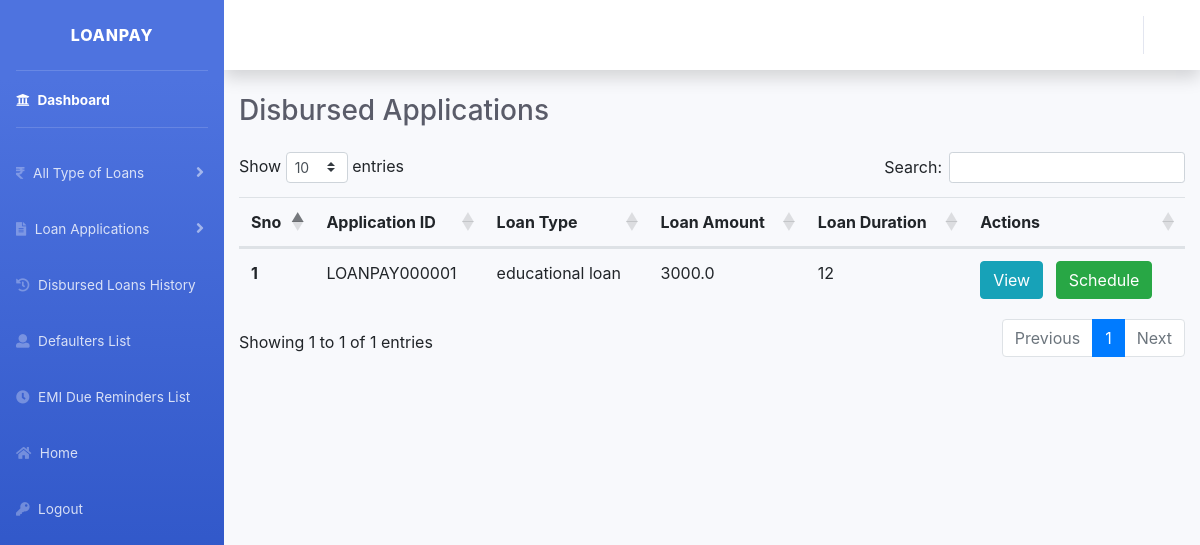
The page /disbursed-loan-applications/ (signed in) on the database its author committed.
### loan_app/models.py (models this page shows)
class LoanApplication(models.Model):
    application_id = models.CharField(max_length=100,null=True,blank=True)
    full_name = models.CharField(max_length=60,null=False,blank=False)
    contact_no = models.CharField(max_length=10,null=False,blank=False)
    pan_no = models.CharField(max_length=10,null=False,blank=False)
    aadhar_no = models.CharField(max_length=12,null=False,blank=False)
    residential_address = models.CharField(max_length=200,null=False,blank=False)
    service_type = models.CharField(max_length=60,null=False,blank=False)
    official_address = models.CharField(max_length=200,null=False,blank=False)
    income = models.CharField(max_length=30,null=False,blank=False)
    existing_loan = models.CharField(max_length=10,null=False,blank=False)
    loan_applied_for = models.ForeignKey(LoanType,on_delete=models.CASCADE,related_name="loan_type")
    expected_loan_amount = models.FloatField(null=False,blank=False)
    expected_loan_tenure = models.CharField(max_length=30,null=False,blank=False)
    collateral_name = models.CharField(max_length=200,null=True,blank=True)
    collateral_value = models.FloatField()
    profile_photo = models.FileField()
    pan_image = models.FileField()
    aadhar_image = models.FileField()
    account_number = models.CharField(max_length=100,null=False,blank=False)
    bank_name = models.CharField(max_length=100,null=False,blank=False)
    bank_ifsc_code = models.CharField(max_length=30,null=False,blank=False)
    remarks = models.CharField(max_length=300,null=True,blank=True)
    reject_reason = models.CharField(max_length=1000,null=True,blank=True)
    loan_application_status = models.CharField(max_length=50,null=True,blank=True,default="Pending",choices =loan_status)
    is_approved = models.BooleanField(default=False)
    approved_date = models.DateTimeField(null=True, blank=True)
    rejected_date = models.DateTimeField(null=True, blank=True)
    is_disbursed = models.BooleanField(default=False)
    disbursed_date = models.DateTimeField(null=True, blank=True)
    first_payment_date = models.DateField(null=True, blank=True)
    tenure_left = models.IntegerField(null=True,blank=True)
    user = models.ForeignKey(User, on_delete=models.CASCADE)
    payment_schedule = models.FileField(null=True, blank=True)
    loan_completed = models.BooleanField(default=False)
    created_on = models.DateTimeField(auto_now_add=True)

class LoanType(models.Model):
    loan_name = models.CharField(max_length=200,null=False,blank=False)
    loan_desc = models.TextField(max_length=1000,null=False,blank=False)
    max_loan_amount = models.FloatField(null=False, blank=False)
    loan_roi = models.FloatField(null=False, blank=False)
    max_loan_duration = models.CharField(max_length=4,null=False, blank=False)
    loan_category = models.CharField(max_length=100,null=False,blank=False,choices=loan_types)
    need_security = models.BooleanField(default=False,null=True,blank=True)
    loan_image = models.FileField()
    created_at = models.DateTimeField(auto_now_add=True)
    updated_at = models.DateTimeField(auto_now=True)
    def __str__(self):
        return self.loan_name

### loan_app/views.py (the view)
# urls.py: path('disbursed-loan-applications/', views.disbursed_loan_application,name="disbursed_loan_application"),
@login_required(login_url='loan_app:login')
def disbursed_loan_application(request):
    user = request.user
    if not user.is_superuser:
        return redirect('loan_app:index')
    else:
        disbursed_loan_applications = LoanApplication.objects.filter(loan_application_status="Disbursed").filter(is_disbursed=True).order_by('-disbursed_date')
        context = {'disbursed_loan_applications':disbursed_loan_applications}
        return render(request, 'disbursed_loan_application.html',context)

### loan_app/templates/disbursed_loan_application.html (shortened to what this page needs)
{% include 'dashboard_base.html' %}
{% load static %}
{% block body %}
<div class="container">
    <div class="d-sm-flex align-items-center justify-content-between">
        <h1 class="h3 mb-0 text-gray-800 mt-4 mb-4">Disbursed Applications</h1>
    </div>
</div>
    <div class="container">
    <table class="table table-hover" id="myTable">
        <thead>
        <tr>
            <th scope="col">Sno</th>
            <th scope="col">Application ID</th>
            <th scope="col">Loan Type</th>
            <th scope="col">Loan Amount</th>
            <th scope="col">Loan Duration</th>
            <th scope="col">Actions</th>
        </tr>
        </thead>
        <tbody>
        {% for i in disbursed_loan_applications %}
        <tr>
            <th scope="row">{{forloop.counter}}</th>
            <td>{{i.application_id}}</td>
            <td>{{i.loan_applied_for.loan_name}}</td>
            <td>{{i.expected_loan_amount}}</td>
            <td>{{i.expected_loan_tenure}}</td>
            <td>
                <button type="button" class="btn btn-info mr-2" data-toggle="modal" data-target="#see-list-{{i.id}}">
                    View
                </button>
                <a href="{% url 'loan_app:loan_schedule_csv' i.id %}" class="btn btn-success">Schedule</a>
            </td>
        </tr>
        {% endfor %}
        </tbody>
    </table>
</div>
{% endblock %}

### rows shown on the page
LoanApplication: application_id "LOANPAY000001", loan_applied_for.loan_name "educational loan", expected_loan_amount "3000.0", expected_loan_tenure "12"
